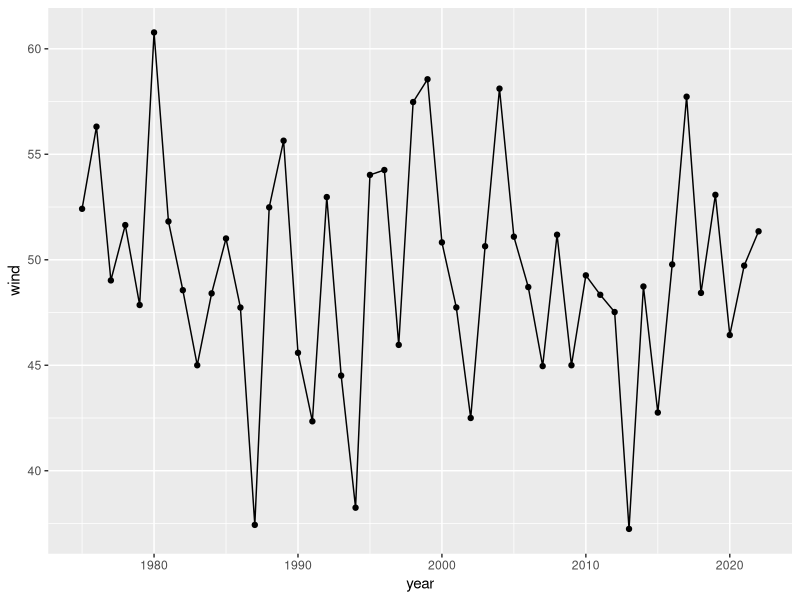
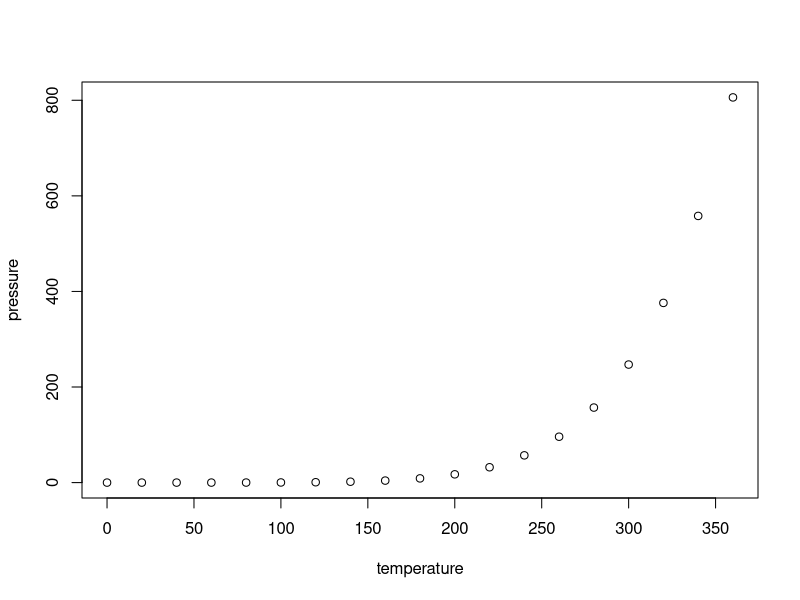

These figures' R source, in order:
## ---- chunk 1
knitr::opts_chunk$set(echo = TRUE)
## ---- chunk 2
library(tidyverse)

storms %>%
  group_by(year) %>%
  summarize(wind=mean(wind)) %>%
  ggplot(mapping=aes(x=year,y=wind))+
  geom_line()+
  geom_point()
## ---- chunk 3
summary(cars)
## ---- chunk 4
plot(pressure)
